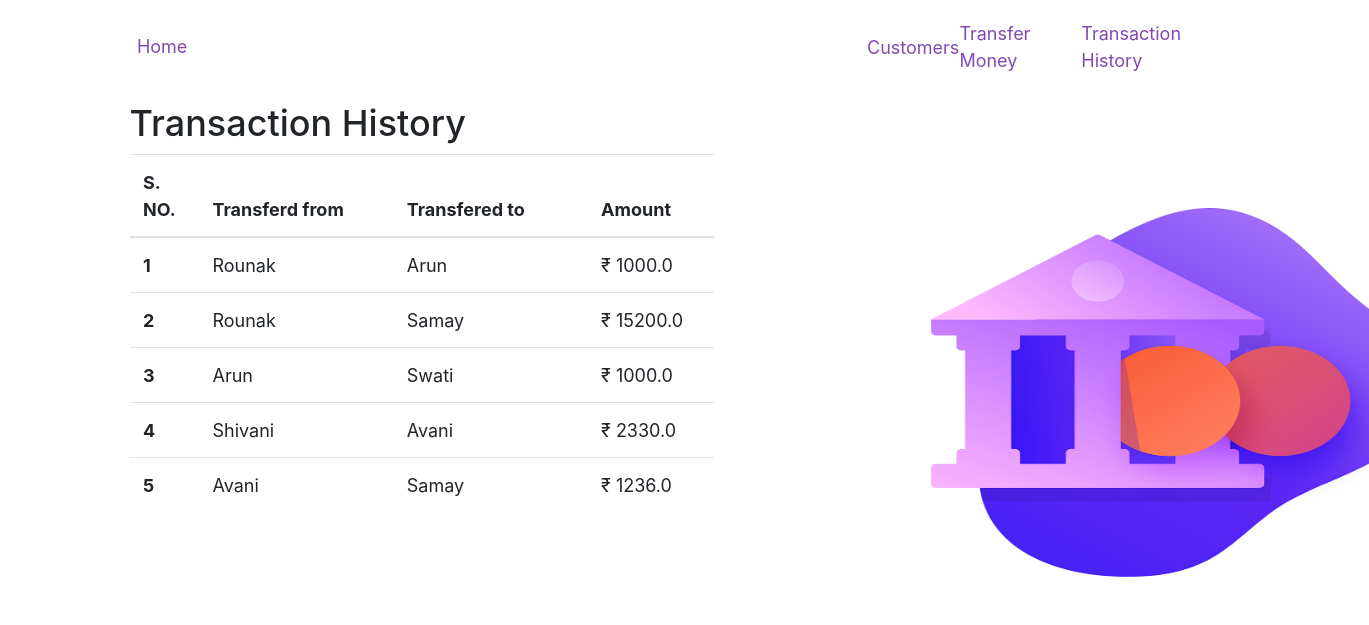
The page /history/ on the database its author committed.
### core/models.py (models this page shows)
class History(models.Model):
    transferto=models.CharField(max_length=100)
    transferby=models.CharField(max_length=100)
    amount=models.FloatField(default=0)

### core/views.py (the view)
# urls.py: path("history/", views.history ,name="history"),
def history(request):
    history=History.objects.all()
    his_dic={
        "history":history
    }
    return render(request,"history.html",his_dic)

### templates/history.html (shortened to what this page needs)
{% extends 'base2.html' %}
{% block section %}
<section>
    <div class="container">
        <div class="row">
            <div class="info col-8 ">
            <h2>Transaction History</h2>
                <table class="table table-hover">
                    <thead>
                        <tr>
                            <th scope="col" style="width: 5%">S. NO.</th>
                            <th scope="col" style="width: 25%">Transferd from</th>
                            <th scope="col" style="width: 25%">Transfered to</th>
                            <th scope="col" style="width: 15%">Amount</th>
                        </tr>
                    </thead>
                    <tbody>
                    {% for i in history %}
                       <tr>
                            <th scope="row">{{forloop.counter}}</a></th>
                            <td>{{i.transferby}}</td>
                            <td>{{i.transferto}}</td>
                            <td> &#8377 {{i.amount}}</td>
                        </tr>
                        {%endfor%}
                    </tbody>
                </table>
            </div>
            <div class="col-4">
                <img class="tarnsfer" src="/static/img/illustr_2.png">
                </div>
            </div>
        </div>
</section>
{% endblock section %}

### static/myapps.css (style rules this page uses)
* { padding: 0; margin: 0; font-size:18px; }
img { width: 554px; height:400px; margin-top: 40%; margin-right: 0; margin-left:0%; }
.info { margin-top: 10px; }

### templates/history.html (style rules this page uses)
.table { width: 80%; }
.tarnsfer { width: 554px; height:400px; margin-top: 30%; margin-right: 0; margin-left:0%; }

### rows shown on the page
History: transferby "Rounak", transferto "Arun", amount "1000.0"
History: transferby "Rounak", transferto "Samay", amount "15200.0"
History: transferby "Arun", transferto "Swati", amount "1000.0"
History: transferby "Shivani", transferto "Avani", amount "2330.0"
History: transferby "Avani", transferto "Samay", amount "1236.0"
